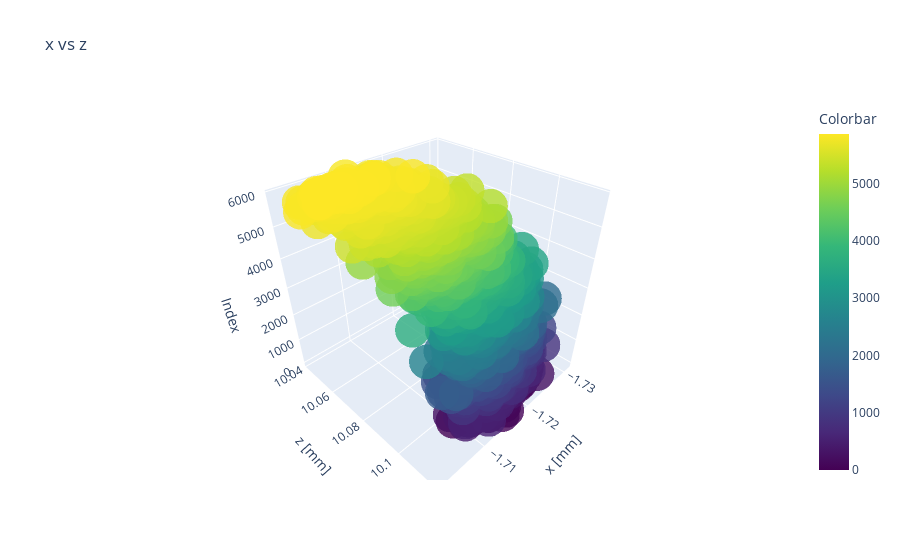

This figure's notebook cell:
### Code cell
a = 0
b = 2

measured2D = go.Scatter3d(x=locpred[:,a], y=locpred[:,b], z=np.array(range(len(locpred[:,a]))), mode='markers', marker=dict(
        size=12,
        color=np.array(range(len(locpred[:,a]))),                # set color to an array/list of desired values
        colorbar=dict(
            title="Colorbar"
        ),
        colorscale='Viridis',   # choose a colorscale
        opacity=0.8
    ))
#calc2D = go.Scatter(x=locact[:,a], y=locact[:,b], mode='markers')
layout = go.Layout(title='x vs z', scene=dict(xaxis_title='x [mm]', yaxis_title='z [mm]', zaxis_title='Index'))
fig2 = go.Figure(data=[measured2D], layout=layout)
fig2.update_yaxes(scaleanchor='x')
fig2.show()

### Figure 1 — Plotly figure (JSON) as saved in the notebook; plotly's stock layout.template omitted (floating-point values rounded to 4 significant figures; data arrays with more than 128 entries replaced by an {"elided": "..."} marker saying what was removed)
{"data": [{"marker": {"color": {"elided": "5865 int values"}, "colorbar": {"title": {"text": "Colorbar"}}, "colorscale": [[0, "#440154"], [0.1111, "#482878"], [0.2222, "#3e4989"], [0.3333, "#31688e"], [0.4444, "#26828e"], [0.5556, "#1f9e89"], [0.6667, "#35b779"], [0.7778, "#6ece58"], [0.8889, "#b5de2b"], [1, "#fde725"]], "opacity": 0.8, "size": 12}, "mode": "markers", "type": "scatter3d", "x": {"elided": "5865 float values"}, "y": {"elided": "5865 float values"}, "z": {"elided": "5865 int values"}}], "layout": {"scene": {"xaxis": {"title": {"text": "x [mm]"}}, "yaxis": {"title": {"text": "z [mm]"}}, "zaxis": {"title": {"text": "Index"}}}, "title": {"text": "x vs z"}, "yaxis": {"scaleanchor": "x"}}}
